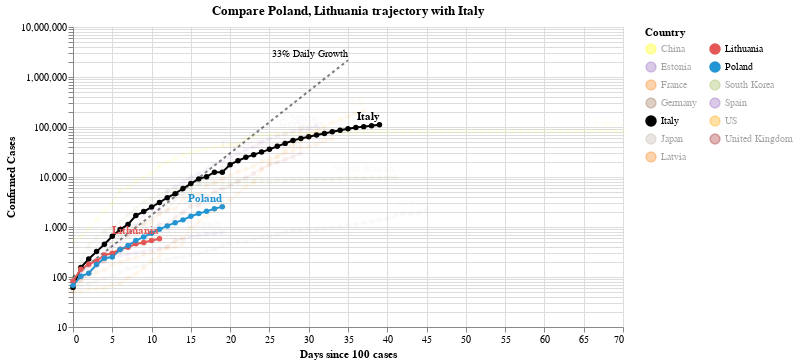

The notebook cell this image was saved under:
### Code cell
#hide_input
chart2 = make_since_chart(['Poland', 'Lithuania'])
chart2

### Figure 1 — Vega-Lite specification as saved in the notebook (floating-point values rounded to 4 significant figures; data arrays with more than 128 entries replaced by an {"elided": "..."} marker saying what was removed)
{"config": {"view": {"continuousWidth": 400, "continuousHeight": 300}}, "layer": [{"mark": {"type": "line", "color": "black", "opacity": 0.5, "strokeDash": [3, 3]}, "encoding": {"x": {"type": "quantitative", "field": "Days since 100 cases"}, "y": {"type": "quantitative", "field": "Confirmed Cases"}}}, {"mark": {"type": "text", "align": "right", "dy": -6, "fontSize": 10, "text": "33% Daily Growth"}, "encoding": {"x": {"type": "quantitative", "field": "Days since 100 cases"}, "y": {"type": "quantitative", "field": "Confirmed Cases"}}, "transform": [{"filter": "(datum['Days since 100 cases'] >= 35)"}]}, {"data": {"name": "data-fbd002e340c7478a5908aeb7317bd96f"}, "mark": {"type": "line", "point": true}, "encoding": {"color": {"type": "nominal", "field": "Country", "legend": {"columns": 2}, "scale": {"domain": ["China", "Estonia", "France", "Germany", "Italy", "Japan", "Latvia", "Lithuania", "Poland", "South Korea", "Spain", "US", "United Kingdom"], "range": ["yellow", "#9467bd", "#F58518", "#9D755D", "black", "#C1B7AD", "#F58518", "#E45756", "#2495D3", "#A1BA59", "#9467bd", "orange", "brown"]}}, "opacity": {"condition": {"value": 1, "selection": "selector004"}, "value": 0.05}, "tooltip": [{"type": "nominal", "field": "Country"}, {"type": "temporal", "field": "Date"}, {"type": "quantitative", "field": "Confirmed Cases"}, {"type": "quantitative", "field": "Days since 100 cases"}], "x": {"type": "quantitative", "field": "Days since 100 cases"}, "y": {"type": "quantitative", "field": "Confirmed Cases", "scale": {"type": "log"}}}, "selection": {"selector004": {"type": "multi", "fields": ["Country"], "bind": "legend", "init": [{"Country": "Poland"}, {"Country": "Lithuania"}, {"Country": "Italy"}]}}, "width": 550}, {"data": {"name": "data-fbd002e340c7478a5908aeb7317bd96f"}, "mark": {"type": "text", "align": "right", "dy": -8, "fontWeight": "bold"}, "encoding": {"color": {"type": "nominal", "field": "Country", "legend": {"columns": 2}, "scale": {"domain": ["China", "Estonia", "France", "Germany", "Italy", "Japan", "Latvia", "Lithuania", "Poland", "South Korea", "Spain", "US", "United Kingdom"], "range": ["yellow", "#9467bd", "#F58518", "#9D755D", "black", "#C1B7AD", "#F58518", "#E45756", "#2495D3", "#A1BA59", "#9467bd", "orange", "brown"]}}, "opacity": {"condition": {"value": 1, "selection": "selector004"}, "value": 0.05}, "text": {"type": "nominal", "field": "Country"}, "tooltip": [{"type": "nominal", "field": "Country"}, {"type": "temporal", "field": "Date"}, {"type": "quantitative", "field": "Confirmed Cases"}, {"type": "quantitative", "field": "Days since 100 cases"}], "x": {"type": "quantitative", "field": "Days since 100 cases"}, "y": {"type": "quantitative", "field": "Confirmed Cases", "scale": {"type": "log"}}}, "transform": [{"filter": "(datum['Date'] >= 1585699200000)"}], "width": 550}], "data": {"name": "data-c1a3bbf4dd040f2e7e8e7a69520e3c2a"}, "title": "Compare Poland, Lithuania trajectory with Italy", "$schema": "https://vega.github.io/schema/vega-lite/v4.0.2.json", "datasets": {"data-c1a3bbf4dd040f2e7e8e7a69520e3c2a": [{"Days since 100 cases": 0, "Confirmed Cases": 100.0}, {"Days since 100 cases": 1, "Confirmed Cases": 133.0}, {"Days since 100 cases": 2, "Confirmed Cases": 176.9}, {"Days since 100 cases": 3, "Confirmed Cases": 235.3}, {"Days since 100 cases": 4, "Confirmed Cases": 312.9}, {"Days since 100 cases": 5, "Confirmed Cases": 416.2}, {"Days since 100 cases": 6, "Confirmed Cases": 553.5}, {"Days since 100 cases": 7, "Confirmed Cases": 736.1}, {"Days since 100 cases": 8, "Confirmed Cases": 979.1}, {"Days since 100 cases": 9, "Confirmed Cases": 1302.0}, {"Days since 100 cases": 10, "Confirmed Cases": 1732.0}, {"Days since 100 cases": 11, "Confirmed Cases": 2303.0}, {"Days since 100 cases": 12, "Confirmed Cases": 3064.0}, {"Days since 100 cases": 13, "Confirmed Cases": 4074.0}, {"Days since 100 cases": 14, "Confirmed Cases": 5419.0}, {"Days since 100 cases": 15, "Confirmed Cases": 7207.0}, {"Days since 100 cases": 16, "Confirmed Cases": 9586.0}, {"Days since 100 cases": 17, "Confirmed Cases": 12750.0}, {"Days since 100 cases": 18, "Confirmed Cases": 16960.0}, {"Days since 100 cases": 19, "Confirmed Cases": 22550.0}, {"Days since 100 cases": 20, "Confirmed Cases": 29990.0}, {"Days since 100 cases": 21, "Confirmed Cases": 39890.0}, {"Days since 100 cases": 22, "Confirmed Cases": 53060.0}, {"Days since 100 cases": 23, "Confirmed Cases": 70560.0}, {"Days since 100 cases": 24, "Confirmed Cases": 93850.0}, {"Days since 100 cases": 25, "Confirmed Cases": 124800.0}, {"Days since 100 cases": 26, "Confirmed Cases": 166000.0}, {"Days since 100 cases": 27, "Confirmed Cases": 220800.0}, {"Days since 100 cases": 28, "Confirmed Cases": 293700.0}, {"Days since 100 cases": 29, "Confirmed Cases": 390600.0}, {"Days since 100 cases": 30, "Confirmed Cases": 519500.0}, {"Days since 100 cases": 31, "Confirmed Cases": 690900.0}, {"Days since 100 cases": 32, "Confirmed Cases": 918900.0}, {"Days since 100 cases": 33, "Confirmed Cases": 1222000.0}, {"Days since 100 cases": 34, "Confirmed Cases": 1625000.0}, {"Days since 100 cases": 35, "Confirmed Cases": 2162000.0}], "data-fbd002e340c7478a5908aeb7317bd96f": {"elided": "433 records"}}}
